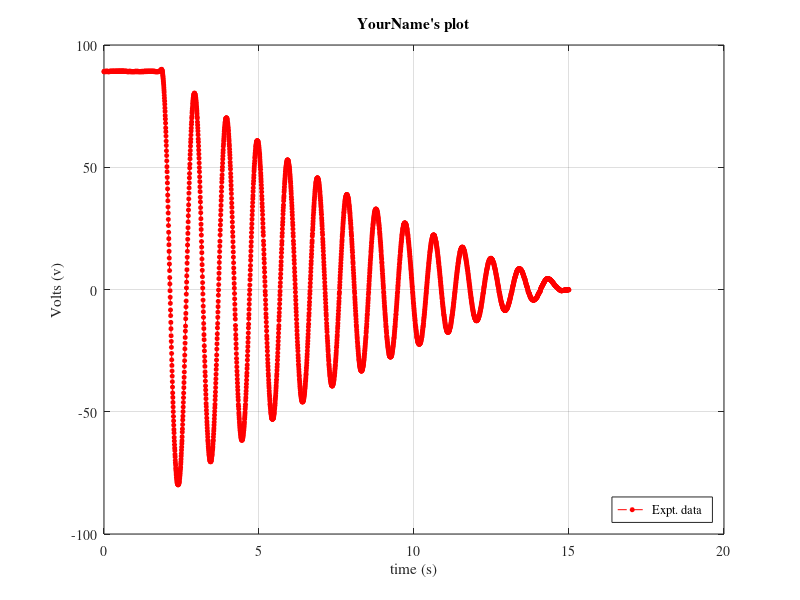

Recreate this plot in MATLAB.
clear all
close all
clc

fid = fopen('AngVsTime.dat');
line1 = fgetl(fid);
data = fscanf(fid,'%f \n', [2 inf]);
x = data(1,:);
y = data(2,:);
fclose(fid);


%G Generating figure with specific size
figure(1)
set(gcf,'unit','inches','position',[0.50 0.50 6.50 3.50],...
        'defaultaxesfontsize',10,'defaultaxesfontname','times');
% Plotting data
plot(x,y,'ro--','markersize',3,'markerfacecolor','r');hold on
xlabel('time (s)')
ylabel('Volts (v)')
grid on
% ylim([-3 9])
legend('Expt. data','location','Southeast')
title('YourName''s plot')